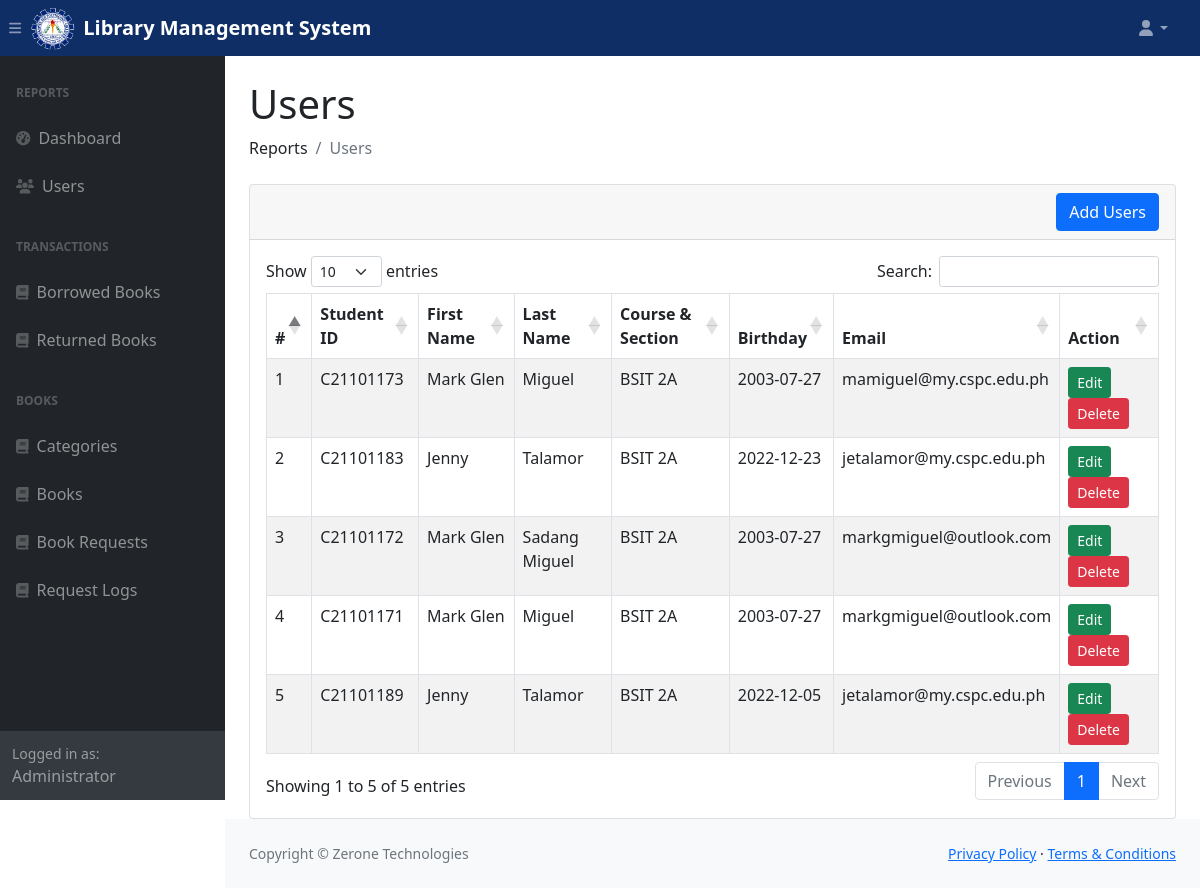
Page /admin/users.php (signed in) on the committed database.
### tables this page shows
CREATE TABLE `settings` (
  `id` int(11) NOT NULL,
  `wbsiteTitle` varchar(160) NOT NULL,
  `wbsiteDesc` varchar(1000) NOT NULL,
  `wbsiteHeadColor` varchar(160) NOT NULL,
  `wbsiteFavIcon` varchar(160) NOT NULL
);

CREATE TABLE `users` (
  `id` int(11) NOT NULL,
  `studentID` varchar(191) NOT NULL,
  `firstName` varchar(191) NOT NULL,
  `lastName` varchar(191) NOT NULL,
  `coursesec` varchar(191) NOT NULL,
  `birthday` varchar(191) NOT NULL,
  `emailAddress` varchar(191) NOT NULL,
  `password` varchar(191) NOT NULL
);

### admin/settings-query.php (called while the page is built)
<?php
	$query = "SELECT * FROM settings WHERE id = '1' ";
    $query_run = mysqli_query($con, $query);
    $settingsData = mysqli_fetch_assoc($query_run);
?>

### admin/users.php (the view, shortened to what this page needs)
<?php
include('dbcon.php');
include('includes/header.php');
?>
<div class="container-fluid px-4">
    <h1 class="mt-4">Users</h1>
    <ol class="breadcrumb mb-4">
        <li class="breadcrumb-item">Reports</li>
        <li class="breadcrumb-item active">Users</li>
    </ol>
    <div class="row">
        <div class="col-md-12">
            <div class="card">
                <div class="card-header">
                        <button type="button" class="btn btn-primary float-end" data-bs-toggle="modal" data-bs-target="#userAddModal">
                            Add Users
                    </button>
                </div>
                <div class="card-body table-responsive">
                    <table id="userTable" class="table table-bordered table-striped">
                        <thead>
                            <tr>
                                <th>#</th>
                                <th>Student ID</th>
                                <th>First Name</th>
                                <th>Last Name</th>
                                <th>Course & Section</th>
                                <th>Birthday</th>
                                <th>Email</th>
                                <th>Action</th>
                            </tr>
                        </thead>
                        <tbody>
                            <?php
                                $query = "SELECT * FROM users";
                                $query_run = mysqli_query($con, $query);
                                if(mysqli_num_rows($query_run) > 0)
                                {
                                    foreach($query_run as $users)
                                    {
                                        ?>
                                        <tr>
                                            <td><?= $users['id']; ?></td>
                                            <td><?= $users['studentID']; ?></td>
                                            <td><?= $users['firstName']; ?></td>
                                            <td><?= $users['lastName']; ?></td>
                                            <td><?= $users['coursesec']; ?></td>
                                            <td><?= $users['birthday']; ?></td>
                                            <td><?= $users['emailAddress']; ?></td>
                                            <td>
                                                <button type="button" class="editUserBtn btn btn-success btn-sm">Edit</button>
                                                <form action="users-code.php" method="POST" class="d-inline">
                                                    <button type="submit" name="delete_user" value="<?=$users['id'];?>" class="btn btn-danger btn-sm">Delete</button>
                                                </form>
                                            </td>
                                        </tr>
                                        <?php
                                    }
                                }
                                else
                                {
                                }
                            ?>
                        </tbody>
                    </table>
                </div>
            </div>
        </div>
    </div>
</div>
<?php
include('includes/footer.php');
include('includes/scripts.php');
?>

### admin/includes/navbar-top.php (shortened to what this page needs)
<nav class="sb-topnav navbar navbar-expand navbar-dark" style="background-color: <?php echo $settingsData['wbsiteHeadColor'];?>;">
    <button class="btn btn-link btn-sm order-1 order-lg-0 me-4 me-lg-0" id="sidebarToggle" href="#!"><i class="fas fa-bars"></i></button>
    <img src="../admin/assets/img/cspcLogo.png" alt="Logo" width="45" height="45" class="d-inline-block align-text-top">
    <b><a class="navbar-brand ps-2" href="index.php"><?php echo $settingsData['wbsiteTitle'];?></a></b>
    <ul class="navbar-nav ms-auto ms-md-0 me-3 me-lg-4">
        <li class="nav-item dropdown">
            <a class="nav-link dropdown-toggle" id="navbarDropdown" href="#" role="button" data-bs-toggle="dropdown" aria-expanded="false"><i class="fas fa-user fa-fw"></i></a>
        </li>
    </ul>
</nav>

### rows in the picture
settings: wbsiteTitle "Library Management System"
users: id "1", studentID "C21101173", firstName "Mark Glen", lastName "Miguel", coursesec "BSIT 2A", birthday "2003-07-27", emailAddress "mamiguel@my.cspc.edu.ph"
users: id "2", studentID "C21101183", firstName "Jenny", lastName "Talamor", coursesec "BSIT 2A", birthday "2022-12-23", emailAddress "jetalamor@my.cspc.edu.ph"
users: id "3", studentID "C21101172", firstName "Mark Glen", lastName "Sadang Miguel", coursesec "BSIT 2A", birthday "2003-07-27", emailAddress "markgmiguel@outlook.com"
users: id "4", studentID "C21101171", firstName "Mark Glen", lastName "Miguel", coursesec "BSIT 2A", birthday "2003-07-27", emailAddress "markgmiguel@outlook.com"
users: id "5", studentID "C21101189", firstName "Jenny", lastName "Talamor", coursesec "BSIT 2A", birthday "2022-12-05", emailAddress "jetalamor@my.cspc.edu.ph"
